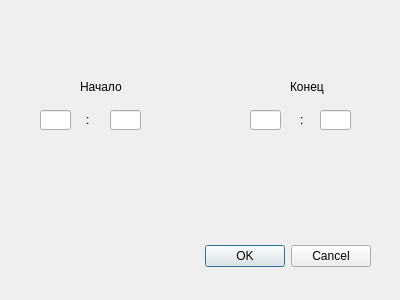
<?xml version="1.0" encoding="UTF-8"?>
<ui version="4.0">
 <class>DialogLunch</class>
 <widget class="QDialog" name="DialogLunch">
  <property name="geometry">
   <rect>
    <x>0</x>
    <y>0</y>
    <width>400</width>
    <height>300</height>
   </rect>
  </property>
  <property name="windowTitle">
   <string>Обеденный перерыв</string>
  </property>
  <widget class="QDialogButtonBox" name="buttonBox">
   <property name="geometry">
    <rect>
     <x>30</x>
     <y>240</y>
     <width>341</width>
     <height>32</height>
    </rect>
   </property>
   <property name="orientation">
    <enum>Qt::Horizontal</enum>
   </property>
   <property name="standardButtons">
    <set>QDialogButtonBox::Cancel|QDialogButtonBox::Ok</set>
   </property>
  </widget>
  <widget class="QLineEdit" name="lineBeginH">
   <property name="geometry">
    <rect>
     <x>40</x>
     <y>110</y>
     <width>31</width>
     <height>20</height>
    </rect>
   </property>
  </widget>
  <widget class="QLineEdit" name="lineBeginM">
   <property name="geometry">
    <rect>
     <x>110</x>
     <y>110</y>
     <width>31</width>
     <height>20</height>
    </rect>
   </property>
  </widget>
  <widget class="QLineEdit" name="lineEndH">
   <property name="geometry">
    <rect>
     <x>250</x>
     <y>110</y>
     <width>31</width>
     <height>20</height>
    </rect>
   </property>
  </widget>
  <widget class="QLineEdit" name="lineEndM">
   <property name="geometry">
    <rect>
     <x>320</x>
     <y>110</y>
     <width>31</width>
     <height>20</height>
    </rect>
   </property>
  </widget>
  <widget class="QLabel" name="label">
   <property name="geometry">
    <rect>
     <x>80</x>
     <y>80</y>
     <width>47</width>
     <height>14</height>
    </rect>
   </property>
   <property name="text">
    <string>Начало</string>
   </property>
  </widget>
  <widget class="QLabel" name="label_2">
   <property name="geometry">
    <rect>
     <x>290</x>
     <y>80</y>
     <width>47</width>
     <height>14</height>
    </rect>
   </property>
   <property name="text">
    <string>Конец</string>
   </property>
  </widget>
  <widget class="QLabel" name="label_3">
   <property name="geometry">
    <rect>
     <x>86</x>
     <y>110</y>
     <width>16</width>
     <height>20</height>
    </rect>
   </property>
   <property name="text">
    <string>:</string>
   </property>
  </widget>
  <widget class="QLabel" name="label_4">
   <property name="geometry">
    <rect>
     <x>300</x>
     <y>110</y>
     <width>16</width>
     <height>20</height>
    </rect>
   </property>
   <property name="text">
    <string>:</string>
   </property>
  </widget>
 </widget>
 <resources/>
 <connections>
  <connection>
   <sender>buttonBox</sender>
   <signal>accepted()</signal>
   <receiver>DialogLunch</receiver>
   <slot>accept()</slot>
   <hints>
    <hint type="sourcelabel">
     <x>248</x>
     <y>254</y>
    </hint>
    <hint type="destinationlabel">
     <x>157</x>
     <y>274</y>
    </hint>
   </hints>
  </connection>
  <connection>
   <sender>buttonBox</sender>
   <signal>rejected()</signal>
   <receiver>DialogLunch</receiver>
   <slot>reject()</slot>
   <hints>
    <hint type="sourcelabel">
     <x>316</x>
     <y>260</y>
    </hint>
    <hint type="destinationlabel">
     <x>286</x>
     <y>274</y>
    </hint>
   </hints>
  </connection>
 </connections>
</ui>
